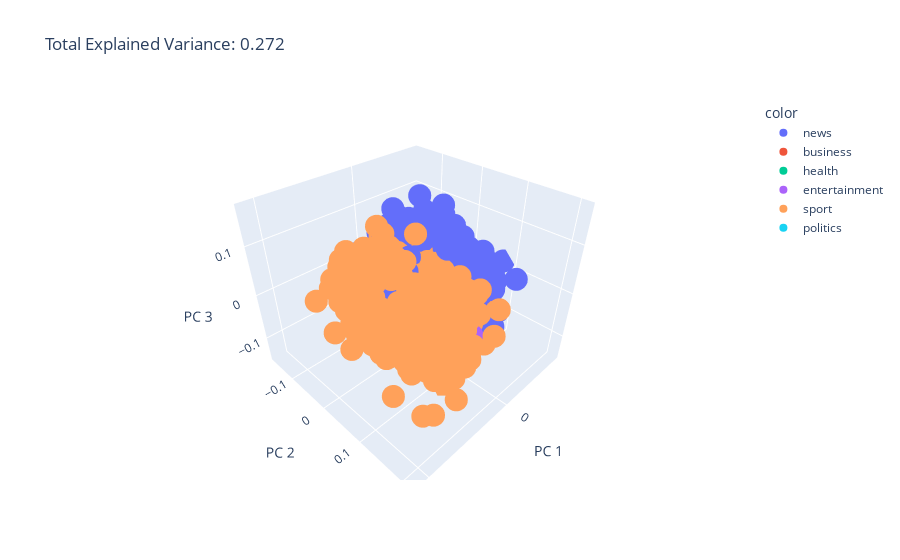

The notebook cell saved with this chart:
### Code cell
fig = px.scatter_3d(
    transformed_matrix, x=0, y=1, z=2, color=articlesdf['part_of'],
    title=f'Total Explained Variance: {round(pca.explained_variance_ratio_.sum(), 3)}',
    labels={'0': 'PC 1', '1': 'PC 2', '2': 'PC 3'}
)
fig.show()
